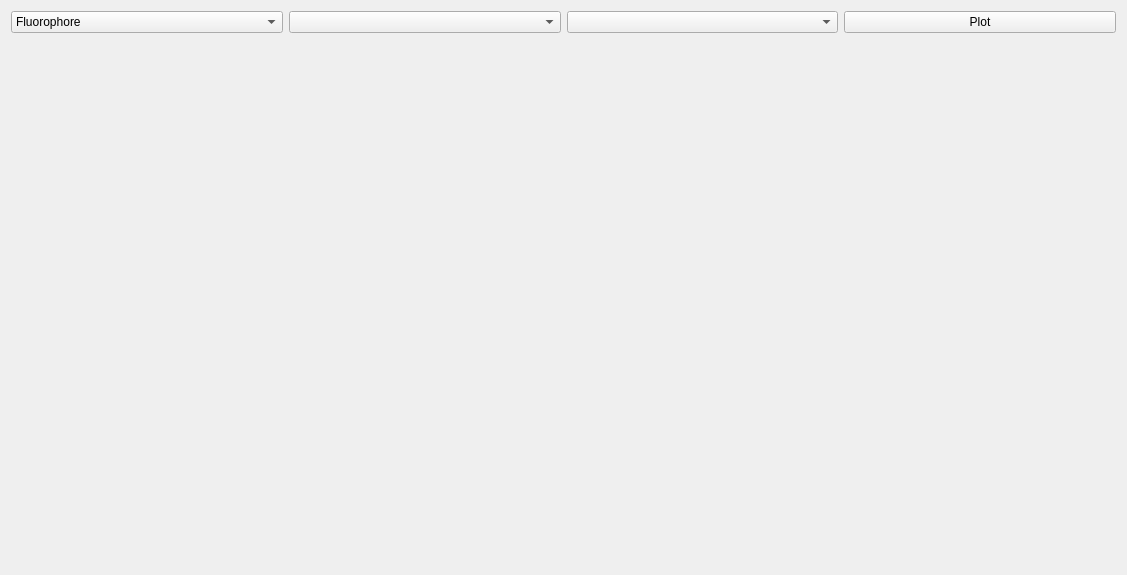
<?xml version="1.0" encoding="UTF-8"?>
<ui version="4.0">
 <class>MainPlotter</class>
 <widget class="QWidget" name="MainPlotter">
  <property name="geometry">
   <rect>
    <x>0</x>
    <y>0</y>
    <width>1127</width>
    <height>575</height>
   </rect>
  </property>
  <property name="windowTitle">
   <string>Form</string>
  </property>
  <layout class="QHBoxLayout" name="horizontalLayout">
   <item>
    <layout class="QVBoxLayout" name="main_layout">
     <item>
      <layout class="QHBoxLayout" name="commands_layout">
       <property name="sizeConstraint">
        <enum>QLayout::SetMinimumSize</enum>
       </property>
       <item>
        <widget class="QComboBox" name="cbFluorophoreIndex">
         <item>
          <property name="text">
           <string>Fluorophore</string>
          </property>
         </item>
         <item>
          <property name="text">
           <string>1</string>
          </property>
         </item>
        </widget>
       </item>
       <item>
        <widget class="QComboBox" name="cbFirstParam"/>
       </item>
       <item>
        <widget class="QComboBox" name="cbSecondParam"/>
       </item>
       <item>
        <widget class="QPushButton" name="pbPlot">
         <property name="sizePolicy">
          <sizepolicy hsizetype="Preferred" vsizetype="Fixed">
           <horstretch>0</horstretch>
           <verstretch>0</verstretch>
          </sizepolicy>
         </property>
         <property name="text">
          <string>Plot</string>
         </property>
        </widget>
       </item>
      </layout>
     </item>
     <item>
      <spacer name="verticalSpacer">
       <property name="orientation">
        <enum>Qt::Vertical</enum>
       </property>
       <property name="sizeHint" stdset="0">
        <size>
         <width>20</width>
         <height>40</height>
        </size>
       </property>
      </spacer>
     </item>
    </layout>
   </item>
  </layout>
 </widget>
 <resources/>
 <connections/>
</ui>
